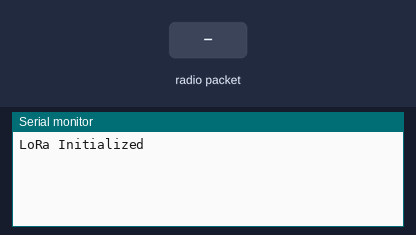
The sketch below on a simulated Arduino Uno, built with avr-gcc and run on an emulated ATmega328P. Parts: the last lines printed to the serial monitor. The inputs (shaded band) are chosen by the test bench. No radio packets arrive unless stated.

Above: at 1.2 s.
1.3 s: radio packet "1" arrives
At 2.1 s:
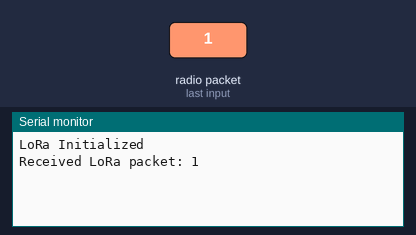
2.8 s: radio packet "0" arrives
At 3.2 s:
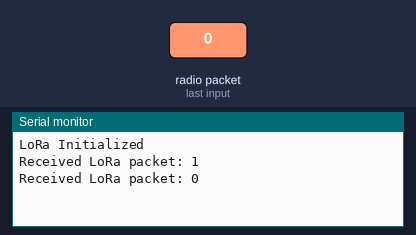
4.3 s: radio packet "2" arrives
At 5.6 s:
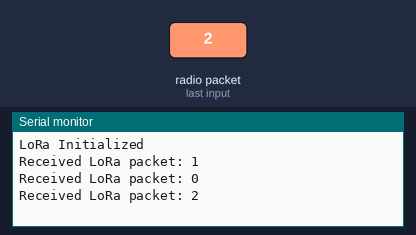

Measured:
- after the input at 1.3 s, the serial monitor: prints a new line at once (image 1)
- after the input at 2.8 s, the serial monitor: prints a new line at once (image 2)
- after the input at 4.3 s, the serial monitor: prints a new line at once (image 3)

The sketch:

receiver-arduino.ino
```cpp
#include <SPI.h>
#include <LoRa.h>

const int cs_pin = 2;
const int reset_pin = 5;
const int dio = 15; // DIO0 on HOPE RF LORA MODULE - pin must have hardware interrupt

void initLORA() {
  Serial.begin(115200);
  // Initialize LoRa
  LoRa.setPins(cs_pin, reset_pin, dio);
  if (!LoRa.begin(868E6)) {
      Serial.println("Starting LoRa failed!");
      while (1);
  }
  Serial.println("LoRa Initialized");
}

void setup() {
  initLORA();

}

void loop() {
  int packetSize = LoRa.parsePacket();
  if (packetSize) {
      String packetData = "";

      while (LoRa.available()) {
          packetData += (char)LoRa.read();
      }

      Serial.println("Received LoRa packet: " + packetData);
  }

}
```
